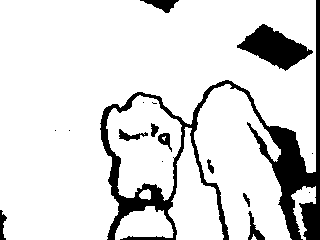
//> input picture samples/sample1.png, 320 x 240 px
$ ./contour_image_annotator samples/sample1.png   (built with g++ and OpenCV 4)
//> lines starting //> are read from the running program, lines starting //| are printed output that depends on the picture; after the words box and inside, x2 and y2 are one past the last pixel; in counts of white or black regions, pixels touching at a corner belong together
### exec_system_get_output.h
/*!
  \file        exec_system_get_output.h
  \author      Arnaud Ramey <arnaud.a.ramey@gmail.com>
                -- Robotics Lab, University Carlos III of Madrid
  \date        2014/11/15

________________________________________________________________________________

This program is free software: you can redistribute it and/or modify
it under the terms of the GNU Lesser General Public License as published by
the Free Software Foundation, either version 3 of the License, or
(at your option) any later version.

This program is distributed in the hope that it will be useful,
but WITHOUT ANY WARRANTY; without even the implied warranty of
MERCHANTABILITY or FITNESS FOR A PARTICULAR PURPOSE.  See the GNU
Lesser General Public License for more details.

You should have received a copy of the GNU Lesser General Public License
along with this program.  If not, see <http://www.gnu.org/licenses/>.
________________________________________________________________________________

\todo Description of the file
 */
#ifndef EXEC_SYSTEM_GET_OUTPUT_H
#define EXEC_SYSTEM_GET_OUTPUT_H

#include <stdio.h>
#include <string>

/*!
 * Execute a command and get its output.
 * Careful though, be aware that this will only grab stdout and not stderr
 * From http://stackoverflow.com/questions/478898/how-to-execute-a-command-and-get-output-of-command-within-c
 * \param cmd
 * \return
 *    the output of that command
 */
inline std::string exec_system_get_output(const char* cmd) {
  // printf("exec_system_get_output('%s')\n", cmd);
  FILE* pipe = popen(cmd, "r");
  if (!pipe) {
    printf("exec_system_get_output('%s'): could not open pipe\n", cmd);
    return "ERROR";
  }
  char buffer[128];
  std::string result = "";
  while(!feof(pipe)) {
    if(fgets(buffer, 128, pipe) != NULL)
      result += buffer;
  }
  pclose(pipe);
  return result;
}

#endif // EXEC_SYSTEM_GET_OUTPUT_H

### contour_image_annotator.h
/*!
  \file        contour_image_annotator.h
  \author      Arnaud Ramey <arnaud.a.ramey@gmail.com>
                -- Robotics Lab, University Carlos III of Madrid
  \date        2014/11/15

________________________________________________________________________________

This program is free software: you can redistribute it and/or modify
it under the terms of the GNU Lesser General Public License as published by
the Free Software Foundation, either version 3 of the License, or
(at your option) any later version.

This program is distributed in the hope that it will be useful,
but WITHOUT ANY WARRANTY; without even the implied warranty of
MERCHANTABILITY or FITNESS FOR A PARTICULAR PURPOSE.  See the GNU
Lesser General Public License for more details.

You should have received a copy of the GNU Lesser General Public License
along with this program.  If not, see <http://www.gnu.org/licenses/>.
________________________________________________________________________________

\todo Description of the file
 */

#ifndef CONTOUR_IMAGE_ANNOTATOR_H
#define CONTOUR_IMAGE_ANNOTATOR_H

#include <opencv2/highgui/highgui.hpp>
#include <opencv2/imgproc/imgproc.hpp>
#include <stdio.h>
#include "depth_canny.h"
#include "cv_conversion_float_uchar.h"
#include "contour_image_annotator_path.h"
#if USE_IMAGEMAGICK_FOR_16_COLORS_CONVERSION
#include "convert_n_colors.h"
#endif


//#define DEBUG_PRINT(...)   {}
#define DEBUG_PRINT(...)   printf(__VA_ARGS__)

static const unsigned int NCOLORS = 13;
#if USE_PCL_FOR_GROUND_PLANE // add the 'compute ground' button
static const unsigned int NSTATIC_BUTTONS = 7;
#else
static const unsigned int NSTATIC_BUTTONS = 6;
#endif
static const unsigned int BUTTONWIDTH = 32, NBUTTONS = NSTATIC_BUTTONS + NCOLORS;
static const char* BUTTONS_NAMES[NSTATIC_BUTTONS] =
{"exit", "first", "prev", "next", "last", "clear"
#if USE_PCL_FOR_GROUND_PLANE
  , "ground"};
#else
};
#endif
static const cv::Scalar USER_COLOR [NCOLORS] = {
  cv::Scalar(0, 0, 0), // black = eraser
  cv::Scalar(0, 0, 255), cv::Scalar(0, 255, 0), cv::Scalar(255, 0, 0),

  cv::Scalar(255, 255, 0), cv::Scalar(255, 0, 255), cv::Scalar(0, 255, 255),

  cv::Scalar(255, 160, 0), cv::Scalar(160, 255, 0),
  cv::Scalar(255, 0, 160), cv::Scalar(160, 0, 255),
  cv::Scalar(0, 160, 255), cv::Scalar(0, 255, 160)
};

////////////////////////////////////////////////////////////////////////////////
/// from string_utils
////////////////////////////////////////////////////////////////////////////////

/*! find all the iterations of a pattern in a string and replace
 * them with another pattern
 * \param stringToReplace the string to change
 * \param pattern what we want to replace
 * \param patternReplacement what we replace with
 * \return the number of times we replaced pattern
 */
// [13 lines left out: function find_and_replace, not called in this run]

////////////////////////////////////////////////////////////////////////////////

/*!
 * Remove the extension from a filename
 * \param path
 *  the full path
 * \example
 *  "/foo/bar" -> "/foo/bar"
 *  "/foo/bar.dat" -> "/foo/bar"
 *  "/foo.zim/bar.dat" -> "/foo.zim/bar"
 *  "/foo.zim/bar" -> "/foo.zim/bar"
 */
inline std::string remove_filename_extension
(const std::string & path) {
  std::string::size_type dot_pos = path.find_last_of('.');
  if (dot_pos == std::string::npos)
    return path;
  std::string::size_type slash_pos = path.find_last_of('/');
  if (slash_pos != std::string::npos && slash_pos > dot_pos) // dot before slash
    return path;
  return path.substr(0, dot_pos);
}

////////////////////////////////////////////////////////////////////////////////

class ContourImageAnnotator {
public:

  ContourImageAnnotator(const std::string & user_image_suffix = "_ground_truth_user") :
      WINNAME("ContourImageAnnotator"),
      _user_image_suffix(user_image_suffix)
  {
    DEBUG_PRINT("ctor\n");
    // declare window
    cv::namedWindow(WINNAME);
    cv::setMouseCallback(WINNAME, ContourImageAnnotator::win_cb, this);
    // create default images
    _user_image.create(480, 640); // rows, cols
    _user_image.setTo(cv::Scalar::all(0));
    _contours.create(_user_image.size());
    _contours.setTo(cv::Scalar::all(255));
    // load button images into _buttons
    _buttons.create(BUTTONWIDTH, NBUTTONS * BUTTONWIDTH); // rows, cols
    // static buttons
    for(int i = 0; i < NSTATIC_BUTTONS; ++i) {
      cv::Mat3b button_resized;
      std::ostringstream button_name;
      button_name << CONTOUR_IMAGE_ANNOTATOR_PATH << "icons/" << BUTTONS_NAMES[i] << ".png";
      DEBUG_PRINT("buttons_name:%s\n", button_name.str().c_str());
      cv::Mat3b button_src = cv::imread(button_name.str(), CV_LOAD_IMAGE_COLOR);
      if (button_src.empty())
        button_src.create(BUTTONWIDTH, BUTTONWIDTH);
      cv::resize(button_src, button_resized, cv::Size(BUTTONWIDTH, BUTTONWIDTH));
      // cv::imshow("button_resized", button_resized); cv::waitKey(0);
      cv::Mat3b button_roi_img = _buttons(button_roi(i));
      button_resized.copyTo(button_roi_img);
    }
    // user colors
    for(int i = 0; i < NCOLORS; ++i) {
      cv::Mat3b button_roi_img = _buttons(button_roi(NSTATIC_BUTTONS+i));
      button_roi_img.setTo(USER_COLOR[i]);
    }
    _selected_color = 1;
    // playlist
    _playlist_idx = 0;

    // cv::imshow("buttons", _buttons); cv::waitKey(0);
    _rgb_ok = false;
    redraw_final_window();
  } // end ctor

  //////////////////////////////////////////////////////////////////////////////

  inline bool load_playlist_images(const std::vector<std::string> & playlist) {
    DEBUG_PRINT("load_playlist_images(%i images)\n", playlist.size());
    if (playlist.empty()) {
      printf("Cannot load an empty playlist! Exiting.\n");
      quit(false);
    }
    _playlist = playlist;
    return goto_playlist_image(0, false);
  }

  //////////////////////////////////////////////////////////////////////////////

  // [8 lines left out: functions goto_next_playlist_image, goto_prev_playlist_image, not called in this run]
  inline bool goto_playlist_image(unsigned int playlist_idx,
                                  bool save_before = true) {
    if (playlist_idx < 0 || playlist_idx >= _playlist.size())
      return false;
    if (save_before)
      save_current_user_image();
    _playlist_idx = playlist_idx;
    load_playlist_image(get_current_filename());
  }

  //////////////////////////////////////////////////////////////////////////////

  inline void run() {
    while(true) {
      cv::imshow(WINNAME, _final_window);
      char c = cv::waitKey(50);
      int i = (int) c;
      //DEBUG_PRINT("c:%c = %i\n", c, i);
      // 48->57 = 0->9 numbers on the topleft part keyboard (on top of QWERTY)
      if (i >= 48 && i <= 57)
        select_color(i - 48);
      // -80->-71 = 0->9 keypad
      else if (i >= -80 && i <= -71)
        select_color(i + 80);
      // french keyboard - topleft part keyboard (on top of AZERTY)
      else if (i == -32) select_color(0);
      else if (i == 38)  select_color(1);
      else if (i == -23) select_color(2);
      else if (i == 34)  select_color(3);
      else if (i == 39)  select_color(4);
      else if (i == 40)  select_color(5);
      else if (i == 45)  select_color(6);
      else if (i == -24) select_color(7);
      else if (i == 95)  select_color(8);
      else if (i == -25) select_color(9);
      else if (c == 'p' || c == 8) // || c == 81 || i == 85) // 81:left | 85:PageUp | 8:backspace
        goto_prev_playlist_image();
      else if (c == 'n' || c == ' ') // || c == 83 || i == 86) // 83:right | 86:PageDown
        goto_next_playlist_image();
      else if (c == 'c')
        clear_user_image();
      else if (c == 27 || c == 'q') {
        quit();
        break;
      }
      else custom_key_handler(c);
    }
  } // end run()

  //////////////////////////////////////////////////////////////////////////////

protected:

  inline virtual bool load_playlist_image(const std::string & filename) {
    DEBUG_PRINT("load_playlist_image('%s')\n", filename.c_str());
    cv::Mat1b contour = cv::imread(filename, CV_LOAD_IMAGE_GRAYSCALE);
    if (contour.empty())
      return false;
    load_current_user_image();
    return set_images(_user_image, contour);
  }
  inline std::string get_current_filename() const {
    return _playlist[_playlist_idx];
  }
  inline std::string get_current_user_filename() const {
    return remove_filename_extension(get_current_filename()) + _user_image_suffix + ".png";
  }

  //////////////////////////////////////////////////////////////////////////////

  bool set_images(const cv::Mat3b & user_image,
                  const cv::Mat1b & contours) {
    DEBUG_PRINT("set_images(user_iage:%ix%i, contours:%ix%i)\n",
                user_image.cols, user_image.rows, contours.cols, contours.rows);
    if (contours.empty()) {
      printf("Cannot set an empty contour image!\n");
      return false;
    }
    user_image.copyTo(_user_image);
    contours.copyTo(_contours);
    cv::threshold(_contours, _contours, 128, 255, CV_THRESH_BINARY);
    // resize user image to contour if needed
    if (contours.size() != _user_image.size())
      cv::resize(_user_image, _user_image, contours.size());
    redraw_final_window();
    return true;
  } // end set_images()

  //////////////////////////////////////////////////////////////////////////////

  inline bool load_current_user_image() {
    std::string filename = get_current_user_filename();
    DEBUG_PRINT("load_current_user_image() : Loading file '%s'\n", filename.c_str());
    bool success = false;
    cv::Mat3b user_image;
    try {
      user_image = cv::imread(filename, CV_LOAD_IMAGE_COLOR);
      success = !user_image.empty();
    }
    catch (cv::Exception e) {
      printf("load_current_user_image(): exception '%s'\n", e.what());
    }
    if (!success) {
      printf("load_current_user_image(): could not load '%s'\n",
             get_current_user_filename().c_str());
      _user_image.setTo(cv::Scalar::all(0)); // clear user image
      return false;
    }
    //cv::imshow("user_image", user_image); cv::waitKey(0);
    user_image.copyTo(_user_image);
    return true;
  } // end load_current_user_image()

  //////////////////////////////////////////////////////////////////////////////

  inline bool save_current_user_image() const {
    std::string filename = get_current_user_filename();
    DEBUG_PRINT("save_current_user_image() - Saving file '%s'\n", filename.c_str());
    if (!cv::imwrite(filename, _user_image))
      return false;
#if USE_IMAGEMAGICK_FOR_16_COLORS_CONVERSION
    if (!convert_n_colors(filename, 16, filename))
      return false;
#endif
    return true;
  } // end save_current_user_image()

  //////////////////////////////////////////////////////////////////////////////

  //! a key handler for children classes
  virtual void custom_key_handler(char c) { }
  virtual void custom_button_handler(const std::string button_name) { }

  //////////////////////////////////////////////////////////////////////////////

  inline void quit(bool want_save = true) {
    printf("The application will shut down now. Have a nice day.\n");
    if (want_save)
      save_current_user_image();
    exit(0);
  } // end exit()

  //////////////////////////////////////////////////////////////////////////////

  // [6 lines left out: function select_color, not called in this run]

  //////////////////////////////////////////////////////////////////////////////

  void redraw_final_window() {
    DEBUG_PRINT("redraw_final_window()\n");
    // create the image
    int cols = std::max(_buttons.cols, _user_image.cols);
    int rows = _buttons.rows + _user_image.rows;
    _final_window.create(rows, cols);
    _final_window.setTo(cv::Scalar::all(128));
    // copy the buttons
    cv::Mat3b buttons_dst = _final_window(buttons_roi());
    _buttons.copyTo(buttons_dst);
    // select the color
    cv::Rect selected_color_roi = button_roi(NSTATIC_BUTTONS + _selected_color);
    cv::Scalar selection_color = CV_RGB(200, 200, 200);
    cv::rectangle(buttons_dst, selected_color_roi, selection_color, 2);
    cv::line(buttons_dst, selected_color_roi.br(), selected_color_roi.tl(), selection_color, 2);
    cv::line(buttons_dst,
             selected_color_roi.tl()+cv::Point(BUTTONWIDTH, 0),
             selected_color_roi.br()-cv::Point(BUTTONWIDTH, 0), selection_color, 2);
    // copy the user_image_
    cv::Mat3b user_image_dst = _final_window(user_image_roi());
    //user_image_dst.setTo(cv::Scalar::all(0));
    _user_image.copyTo(user_image_dst);
    if (_rgb_ok) {
      cv::cvtColor(_user_image, _user_image_mask, CV_BGR2GRAY);
      _rgb.copyTo(user_image_dst, _user_image_mask == 0);
    }
    // cv::addWeighted(user_image_dst, 1, _rgb, .5, 0, user_image_dst);
    //_user_image.copyTo(user_image_dst, _user_image != cv::Scalar::all(0));
    // use the contour image
    user_image_dst.setTo(cv::Scalar::all(100), _contours == 0);
  } // end redraw_final_window();

  //////////////////////////////////////////////////////////////////////////////

  // [88 lines left out: functions win_cb, clear_user_image, paint_contour, floodfill, not called in this run]

  //////////////////////////////////////////////////////////////////////////////

  inline cv::Rect buttons_roi() const {
    return cv::Rect (0, 0, _buttons.cols, _buttons.rows);
  }
  inline cv::Rect button_roi(unsigned int i) const {
    return cv::Rect (i * BUTTONWIDTH, 0, BUTTONWIDTH, BUTTONWIDTH);
  }
  inline cv::Rect user_image_roi() const {
    return cv::Rect (0, _buttons.rows,
                     _user_image.cols, _user_image.rows);
  }

  //////////////////////////////////////////////////////////////////////////////

  cv::Mat3b _user_image; // does not include contours
  cv::Mat1b _user_image_mask;
  cv::Mat1b _contours, _contours_clone;
  cv::Mat3b _buttons;
  cv::Mat _rgb;
  bool _rgb_ok;
  cv::Mat3b _final_window;
  std::string WINNAME;
  unsigned int _selected_color;
  std::string _user_image_suffix;
  // playlist
  std::vector<std::string> _playlist;
  unsigned int _playlist_idx;
}; // en class ContourImageAnnotator

#endif // CONTOUR_IMAGE_ANNOTATOR_H

### contour_image_annotator.cpp
/*!
  \file        contour_image_annotator.cpp
  \author      Arnaud Ramey <arnaud.a.ramey@gmail.com>
                -- Robotics Lab, University Carlos III of Madrid
  \date        2014/11/15

________________________________________________________________________________

This program is free software: you can redistribute it and/or modify
it under the terms of the GNU Lesser General Public License as published by
the Free Software Foundation, either version 3 of the License, or
(at your option) any later version.

This program is distributed in the hope that it will be useful,
but WITHOUT ANY WARRANTY; without even the implied warranty of
MERCHANTABILITY or FITNESS FOR A PARTICULAR PURPOSE.  See the GNU
Lesser General Public License for more details.

You should have received a copy of the GNU Lesser General Public License
along with this program.  If not, see <http://www.gnu.org/licenses/>.
________________________________________________________________________________

A simple GUI for ContourImageAnnotators.
 */

#include "contour_image_annotator.h"

int main(int argc, char** argv) {
  std::vector<std::string> filenames;
#if 0
  //cv::Mat1b sample1 = cv::imread(CONTOUR_IMAGE_ANNOTATOR_PATH "samples/sample1.png", CV_LOAD_IMAGE_GRAYSCALE);
  filenames.push_back(CONTOUR_IMAGE_ANNOTATOR_PATH "samples/sample1.png");
  filenames.push_back(CONTOUR_IMAGE_ANNOTATOR_PATH "samples/sample2.png");
  filenames.push_back(CONTOUR_IMAGE_ANNOTATOR_PATH "samples/sample3.png");
  ContourImageAnnotator annot;
  //annot.set_images(sample1);
#else
  for (unsigned int i = 1; i < argc; ++i)
    filenames.push_back(std::string(argv[i]));
  ContourImageAnnotator annot;
//> exit.png cannot be read in this run, so this picture is empty
//> in ContourImageAnnotator, `cv::resize(button_src, button_resized, cv::Size(BUTTONWIDTH, BUTTONWID..`: button_src: 32 rows x 32 cols, CV_8UC3; every value is 0
//> in redraw_final_window, `cv::line(buttons_dst, selected_color_roi.tl()+cv::Point(BUTTONWIDTH, 0..`:
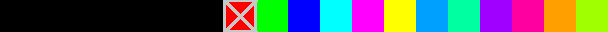
//> buttons_dst: 32 rows x 608 cols, CV_8UC3; mean B, G, R 89.7, 89.3, 83.2
#endif
  annot.load_playlist_images(filenames);
//> in load_playlist_image, `cv::Mat1b contour = cv::imread(filename, CV_LOAD_IMAGE_GRAYSCALE);`: contour: 240 rows x 320 cols, CV_8UC1; 86.3% white; 17 black regions (7 under 20 px), largest, box (x1, y1, x2, y2) and area: (100, 0, 320, 240) 7792, (237, 24, 313, 71) 1743, (140, 0, 179, 13) 250
//> sample1_ground_truth_user.png cannot be read in this run, so this picture is empty
  annot.run();
//> in run, `cv::imshow(WINNAME, _final_window);`:
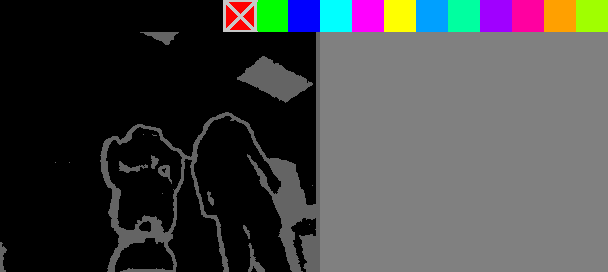
//> window 'ContourImageAnnotator': 272 rows x 608 cols, CV_8UC3; mean B, G, R 70.4, 70.4, 69.7
//> the 'q' key is pressed
//> (the program exits here)
